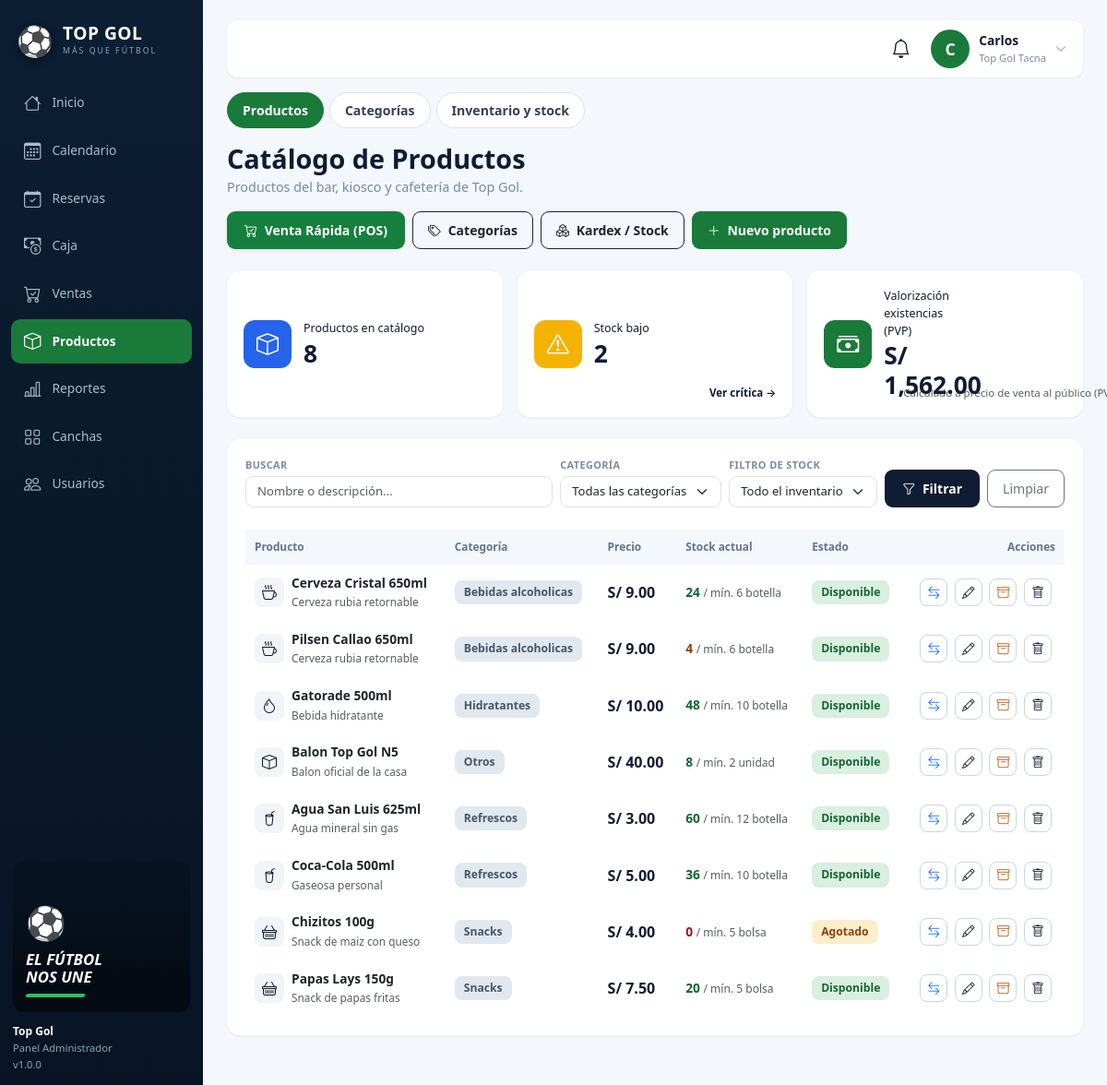
The app's page /admin/productos (signed in) with its own data.
### tables this page shows
CREATE TABLE IF NOT EXISTS `productos` (
  `id`           INT NOT NULL AUTO_INCREMENT,
  `nombre`       VARCHAR(100) NOT NULL,
  `descripcion`  VARCHAR(255) DEFAULT NULL,
  `categoria`    ENUM('refrescos','bebidas_alcoholicas','snacks','hidratantes','otros') NOT NULL DEFAULT 'otros',
  `categoria_id` INT UNSIGNED NULL,
  `precio`       DECIMAL(10,2) NOT NULL,
  `stock`        INT NOT NULL DEFAULT 0,
  `stock_minimo` INT NOT NULL DEFAULT 5,
  `unidad`       VARCHAR(20) NOT NULL DEFAULT 'unidad',
  `estado`       ENUM('disponible','agotado','descontinuado') NOT NULL DEFAULT 'disponible',
  `created_at`   TIMESTAMP NOT NULL DEFAULT CURRENT_TIMESTAMP,
  `updated_at`   TIMESTAMP NOT NULL DEFAULT CURRENT_TIMESTAMP ON UPDATE CURRENT_TIMESTAMP,
  PRIMARY KEY (`id`),
  KEY `idx_producto_categoria` (`categoria`),
  KEY `idx_producto_estado`    (`estado`),
  CONSTRAINT `fk_productos_categoria` FOREIGN KEY (`categoria_id`) REFERENCES `categorias` (`id`) ON DELETE RESTRICT ON UPDATE CASCADE
);

CREATE TABLE IF NOT EXISTS `categorias` (
  `id`          INT UNSIGNED AUTO_INCREMENT PRIMARY KEY,
  `nombre`      VARCHAR(60) NOT NULL,
  `slug`        VARCHAR(60) NOT NULL UNIQUE,
  `descripcion` VARCHAR(255) NULL,
  `icono`       VARCHAR(30) NOT NULL DEFAULT 'bi-box',
  `activo`      TINYINT(1) NOT NULL DEFAULT 1,
  `created_at`  DATETIME NOT NULL DEFAULT CURRENT_TIMESTAMP,
  `updated_at`  DATETIME NOT NULL DEFAULT CURRENT_TIMESTAMP ON UPDATE CURRENT_TIMESTAMP
);

### app/Views/productos/index.php (the view, shortened to what the rows shown need)
<?php
$busqueda = $busqueda ?? '';
$estCls = static fn(string $e): string => match ($e) {
    'disponible' => 'ok', 'agotado' => 'warn', 'descontinuado' => 'fin', default => 'fin',
};
?>
<?php require VIEWS_PATH . DIRECTORY_SEPARATOR . 'layout' . DIRECTORY_SEPARATOR . 'admin_top.php'; ?>
<div class="d-flex align-items-start justify-content-between gap-3 flex-wrap mb-4">
    <div>
        <h1 class="adm-h1">Catálogo de Productos</h1>
        <p class="adm-sub">Productos del bar, kiosco y cafetería de Top Gol.</p>
    </div>
    <div class="d-flex gap-2 flex-wrap">
        <a href="<?= url('/admin/ventas/pos') ?>" class="btn btn-sm fw-bold shadow-sm" style="background:#15803d;color:#fff;border-radius:9px;padding:9px 18px;">
            <i class="bi bi-cart-check me-1"></i> Venta Rápida (POS)
        </a>
        <a href="<?= url('/admin/categorias') ?>" class="btn btn-sm btn-outline-dark fw-bold" style="border-radius:9px;padding:9px 16px;">
            <i class="bi bi-tags me-1"></i> Categorías
        </a>
        <a href="<?= url('/admin/inventario') ?>" class="btn btn-sm btn-outline-dark fw-bold" style="border-radius:9px;padding:9px 16px;">
            <i class="bi bi-boxes me-1"></i> Kardex / Stock
        </a>
        <a href="<?= url('/admin/productos/crear') ?>" class="btn btn-sm fw-bold" style="background:#1a7a3a;color:#fff;border-radius:9px;padding:9px 16px;">
            <i class="bi bi-plus-lg me-1"></i> Nuevo producto
        </a>
    </div>
</div>
<div class="row g-3 mb-4">
    <div class="col-md-4">
        <div class="kpi">
            <span class="kpi-ico b"><i class="bi bi-box"></i></span>
            <div><small class="lbl">Productos en catálogo</small><div class="val"><?= count($productos) ?></div></div>
        </div>
    </div>
    <div class="col-md-4">
        <div class="kpi">
            <span class="kpi-ico y"><i class="bi bi-exclamation-triangle"></i></span>
            <div><small class="lbl">Stock bajo</small><div class="val"><?= (int)($stockBajo ?? 0) ?></div></div>
            <div class="foot"><a href="<?= url('/admin/productos?filtro=stock_bajo') ?>">Ver crítica →</a></div>
        </div>
    </div>
    <div class="col-md-4">
        <div class="kpi">
            <span class="kpi-ico g"><i class="bi bi-cash-stack"></i></span>
            <div><small class="lbl">Valorización existencias (PVP)</small><div class="val">S/ <?= number_format((float)($valorizacion ?? 0), 2) ?></div></div>
            <div class="foot text-muted" style="font-size:.72rem;">Calculado a precio de venta al público (PVP)</div>
        </div>
    </div>
</div>
<div class="panel-2 mb-4">
    <form action="<?= url('/admin/productos') ?>" method="GET" class="f-bar">
        <div class="fld" style="flex:1;min-width:180px;">
            <label for="pq">Buscar</label>
            <input type="text" class="form-control" id="pq" name="q" value="<?= htmlspecialchars($busqueda) ?>" placeholder="Nombre o descripción...">
        </div>
        <div class="fld">
            <label for="pcat">Categoría</label>
            <select class="form-select" id="pcat" name="categoria">
                <option value="">Todas las categorías</option>
            </select>
        </div>
        <div class="fld">
            <label for="pfiltro">Filtro de stock</label>
            <select class="form-select" id="pfiltro" name="filtro">
                <option value="">Todo el inventario</option>
            </select>
        </div>
        <button type="submit" class="btn btn-sm fw-bold" style="background:#101c33;color:#fff;border-radius:9px;padding:9px 18px;">
            <i class="bi bi-funnel me-1"></i> Filtrar
        </button>
        <a href="<?= url('/admin/productos') ?>" class="btn btn-sm btn-outline-secondary" style="border-radius:9px;padding:9px 16px;">Limpiar</a>
    </form>
    <br>
    <div class="table-responsive">
        <table class="tbl align-middle">
            <thead>
                <tr>
                    <th>Producto</th>
                    <th>Categoría</th>
                    <th>Precio</th>
                    <th>Stock actual</th>
                    <th>Estado</th>
                    <th class="text-end" style="min-width:140px;">Acciones</th>
                </tr>
            </thead>
            <tbody>
                <?php if (empty($productos)): ?>
                    <tr><td colspan="6" class="text-center text-muted py-4">No hay productos con los filtros seleccionados.</td></tr>
                <?php else: ?>
                    <?php foreach ($productos as $p): ?>
                        <?php
                            $stock = (int)$p['stock'];
                            $min = (int)$p['stock_minimo'];
                            $stockCls = $stock <= 0 ? 'stock-cero' : ($stock <= $min ? 'stock-bajo' : 'stock-ok');
                            $ico = $p['categoria_icono'] ?: 'bi-box';
                        ?>
                        <tr>
                            <td>
                                <div class="d-flex align-items-center gap-2">
                                    <div style="width:32px;height:32px;border-radius:8px;background:#f1f5f9;color:#0f172a;display:flex;align-items:center;justify-content:center;font-size:1rem;">
                                        <i class="bi <?= htmlspecialchars($ico) ?>"></i>
                                    </div>
                                    <div>
                                        <div class="fw-bold text-dark"><?= htmlspecialchars($p['nombre']) ?></div>
                                        <?php if (!empty($p['descripcion'])): ?>
                                            <small class="text-muted" style="font-size:.74rem;"><?= htmlspecialchars($p['descripcion']) ?></small>
                                        <?php endif; ?>
                                    </div>
                                </div>
                            </td>
                            <td>
                                <span class="pill fin"><?= htmlspecialchars($p['categoria_nombre'] ?? ucfirst((string)$p['categoria'])) ?></span>
                            </td>
                            <td class="fw-bold fs-6">S/ <?= number_format((float)$p['precio'], 2) ?></td>
                            <td>
                                <span class="<?= $stockCls ?>"><?= $stock ?></span>
                                <small class="text-muted">/ mín. <?= $min ?> <?= htmlspecialchars($p['unidad']) ?></small>
                            </td>
                            <td>
                                <span class="pill <?= $estCls($p['estado']) ?>">
                                    <?= ucfirst($p['estado']) ?>
                                </span>
                            </td>
                            <td class="text-end" style="white-space:nowrap;">
                                <button type="button" class="btn-mini btn-stock"
                                        data-id="<?= (int)$p['id'] ?>"
                                        data-nombre="<?= htmlspecialchars($p['nombre']) ?>"
                                        data-stock="<?= $stock ?>"
                                        title="Ajustar Stock (Ingreso / Salida)">
                                    <i class="bi bi-arrow-left-right text-primary"></i>
                                </button>
                                <a href="<?= url('/admin/productos/editar/' . $p['id']) ?>" class="btn-mini" title="Editar">
                                    <i class="bi bi-pencil"></i>
                                </a>
                                <?php if ($p['estado'] !== 'descontinuado'): ?>
                                    <form action="<?= url('/admin/productos/descontinuar/' . $p['id']) ?>" method="POST" class="d-inline"
                                          data-swal-title="¿Descontinuar producto?"
                                          data-swal-icon="warning"
                                          data-swal-color="#d97706"
                                          data-swal-confirm="¿Marcar &quot;<?= htmlspecialchars($p['nombre'], ENT_QUOTES) ?>&quot; como descontinuado?"
                                          data-swal-btn="Sí, descontinuar">
                                        <button type="submit" class="btn-mini" title="Descontinuar (ocultar de venta)">
                                            <i class="bi bi-archive text-warning"></i>
                                        </button>
                                    </form>
                                <?php endif; ?>
                                <form action="<?= url('/admin/productos/eliminar/' . $p['id']) ?>" method="POST" class="d-inline"
                                      data-swal-title="¿Eliminar producto?"
                                      data-swal-confirm="¿Intentar eliminar &quot;<?= htmlspecialchars($p['nombre'], ENT_QUOTES) ?>&quot; del catálogo?"
                                      data-swal-btn="Sí, eliminar">
                                    <button type="submit" class="btn-mini bad" title="Eliminar">
                                        <i class="bi bi-trash"></i>
                                    </button>
                                </form>
                            </td>
                        </tr>
                    <?php endforeach; ?>
                <?php endif; ?>
            </tbody>
        </table>
    </div>
</div>
<?php require VIEWS_PATH . DIRECTORY_SEPARATOR . 'layout' . DIRECTORY_SEPARATOR . 'admin_bottom.php'; ?>

### app/Core/Router.php (shortened to what the rows shown need)
<?php
class Router {
    private array $rutas = [
        'GET'  => [],
        'POST' => []
    ];
    private function registrar(string $metodo, string $ruta, string $accion, array $middlewares): void {
        $rutaNormalizada = '/' . trim($ruta, '/');
        preg_match_all('/\{([a-zA-Z0-9_]+)\}/', $rutaNormalizada, $matches);
        $nombresParametros = $matches[1] ?? [];
        $regex = preg_replace('/\{[a-zA-Z0-9_]+\}/', '([^/]+)', $rutaNormalizada);
        $regexFinal = '#^' . $regex . '$#';
        $this->rutas[$metodo][] = [
            'ruta'        => $rutaNormalizada,
            'regex'       => $regexFinal,
            'accion'      => $accion,
            'params'      => $nombresParametros,
            'middlewares' => $middlewares
        ];
    }
    public function dispatch(): void {
        $metodo = $_SERVER['REQUEST_METHOD'] ?? 'GET';
        $uri = $this->obtenerRutaActual();
        foreach ($this->rutas[$metodo] as $rutaInfo) {
            if (preg_match($rutaInfo['regex'], $uri, $matches)) {
                array_shift($matches);
                $this->ejecutarAccion($rutaInfo['accion'], $matches);
                return;
            }
        }
    }
    private function obtenerRutaActual(): string {
        if (!empty($_GET['url']) && $_GET['url'] !== 'index.php') {
            $uri = '/' . trim((string)$_GET['url'], '/');
            $uri = preg_replace('#^/public(/|$)#', '$1', $uri);
            $uri = '/' . trim($uri, '/');
            return $uri === '//' ? '/' : $uri;
        }
        $requestUri = $_SERVER['REQUEST_URI'] ?? '/';
        $requestUri = preg_replace('#^/public(/|$)#', '$1', $requestUri);
        $requestUri = preg_replace('#^/index\.php(/|$)#', '$1', $requestUri);
        $uri = '/' . trim($requestUri, '/');
        return $uri === '//' ? '/' : $uri;
    }
    private function ejecutarAccion(string $accion, array $params): void {
        [$controladorNombre, $metodo] = explode('@', $accion);
        $controlador = new $claseCompleta();
        call_user_func_array([$controlador, $metodo], $params);
    }
}

### records on screen
productos: nombre "Cerveza Cristal 650ml", descripcion "Cerveza rubia retornable", categoria.nombre "Bebidas alcoholicas", precio "9.00", stock "24", stock_minimo "6", unidad "botella", estado "Disponible"
productos: nombre "Pilsen Callao 650ml", descripcion "Cerveza rubia retornable", categoria.nombre "Bebidas alcoholicas", precio "9.00", stock "4", stock_minimo "6", unidad "botella", estado "Disponible"
productos: nombre "Gatorade 500ml", descripcion "Bebida hidratante", categoria.nombre "Hidratantes", precio "10.00", stock "48", stock_minimo "10", unidad "botella", estado "Disponible"
productos: nombre "Balon Top Gol N5", descripcion "Balon oficial de la casa", categoria.nombre "Otros", precio "40.00", stock "8", stock_minimo "2", unidad "unidad", estado "Disponible"
productos: nombre "Agua San Luis 625ml", descripcion "Agua mineral sin gas", categoria.nombre "Refrescos", precio "3.00", stock "60", stock_minimo "12", unidad "botella", estado "Disponible"
productos: nombre "Coca-Cola 500ml", descripcion "Gaseosa personal", categoria.nombre "Refrescos", precio "5.00", stock "36", stock_minimo "10", unidad "botella", estado "Disponible"
productos: nombre "Chizitos 100g", descripcion "Snack de maiz con queso", categoria.nombre "Snacks", precio "4.00", stock "0", stock_minimo "5", unidad "bolsa", estado "Agotado"
productos: nombre "Papas Lays 150g", descripcion "Snack de papas fritas", categoria.nombre "Snacks", precio "7.50", stock "20", stock_minimo "5", unidad "bolsa", estado "Disponible"

### other values on screen
$itemNav['label'] "Inicio"
$itemNav['label'] "Calendario"
$itemNav['label'] "Reservas"
$itemNav['label'] "Caja"
$itemNav['label'] "Ventas"
$itemNav['label'] "Productos"
$itemNav['label'] "Reportes"
$itemNav['label'] "Canchas"
$itemNav['label'] "Usuarios"
$tabNav['label'] "Productos"
$tabNav['label'] "Categorías"
$tabNav['label'] "Inventario y stock"
count($productos) "8"
